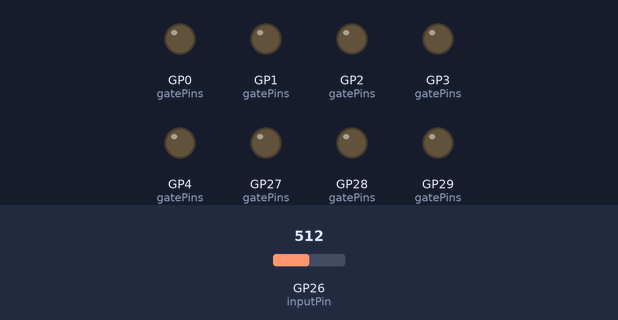
Recording of a sketch running on a simulated Raspberry Pi Pico. Shown: output pins drawn as LEDs (lit = HIGH). The test bench sets the inputs (shaded band); at power-on: GP26 (inputPin) = 512.

Above: at 1.2 s.
1.3 s: GP26 (inputPin) set to 650
2.8 s: GP26 (inputPin) set to 681
At 4.0 s:
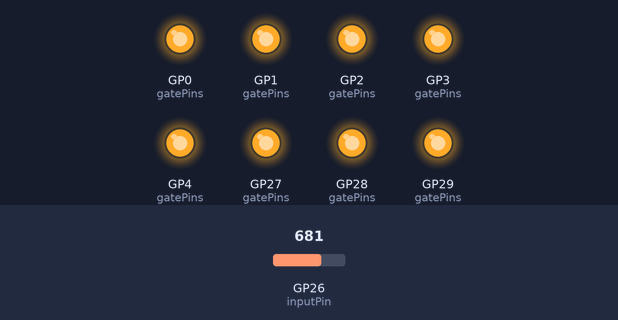
4.3 s: GP26 (inputPin) set to 370
5.8 s: GP26 (inputPin) set to 346
At 6.4 s:
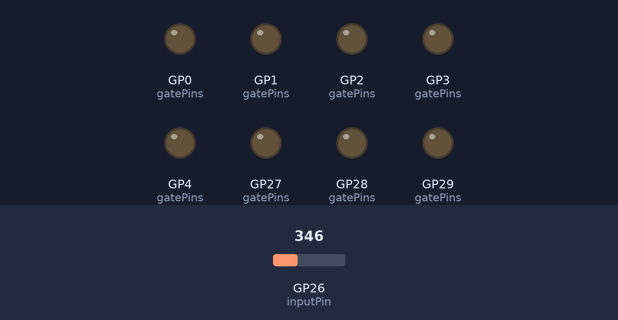
7.3 s: GP26 (inputPin) set to 716
At 8.7 s:
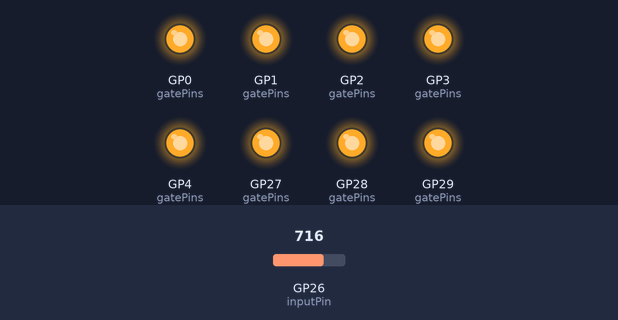
Timing chart, 0 to 9.8 s (numbered marks = the images above; inputs shaded):
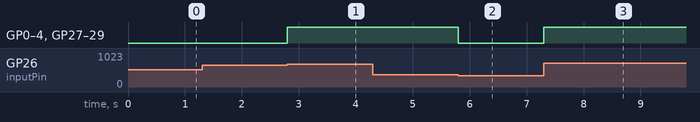

Measured:
- the behaviour switches between 665 and 666 on GP26 (inputPin) (found by bisection; images 0 and 1)
- the behaviour switches between 359 and 358 on GP26 (inputPin) (found by bisection; images 1 and 2)
- after the input at 1.3 s, every drawn part: stays the same
- after the input at 2.8 s, GP0 (gatePins), GP1 (gatePins), GP2 (gatePins), GP3 (gatePins), GP4 (gatePins), GP27 (gatePins), GP28 (gatePins), GP29 (gatePins): LOW → HIGH at once
- after the input at 4.3 s, every drawn part: stays the same
- after the input at 5.8 s, GP0 (gatePins), GP1 (gatePins), GP2 (gatePins), GP3 (gatePins), GP4 (gatePins), GP27 (gatePins), GP28 (gatePins), GP29 (gatePins): HIGH → LOW at once
- after the input at 7.3 s, GP0 (gatePins), GP1 (gatePins), GP2 (gatePins), GP3 (gatePins), GP4 (gatePins), GP27 (gatePins), GP28 (gatePins), GP29 (gatePins): LOW → HIGH at once

The sketch:

uncertainty-clock-divider.ino
```cpp
// (licence header left out)
#include <Arduino.h>
#include "hardware/gpio.h"
#include "pico/stdlib.h"
#include "hardware/adc.h"

#include "fp.hpp"

using namespace fp;

typedef fp_t<int, 12> cv_t;

// number of output gates
#define NUM_GATES 8

cv_t lowToHighThreshold = cv_t(1.5);
cv_t highToLowThreshold = cv_t(0.5);

// ADC input pin
int inputPin = 26;
// hold pins for gates
int gatePins[] = {27,28,29,0,3,4,2,1};

uint8_t value = 0;
bool wasClock = false;
bool wasReset = false;

void setup() {
  // 2x overclock for MAX POWER
  set_sys_clock_khz(250000, true);

  Serial.begin(9600);

  // initialize ADC
  adc_init();
  adc_gpio_init(inputPin);
  adc_select_input(0);
  gpio_set_pulls(inputPin, false, false);

  // initialize gate out pins
  for(int i=0; i<NUM_GATES; i++) {
    int pin = gatePins[i];
    gpio_init(pin);
    gpio_set_dir(pin, GPIO_OUT);
  }
}

void loop() {
  cv_t input = (cv_t(adc_read())>>12)*cv_t(10.0) - cv_t(5.0);

  // schmitt triggering
  cv_t clockThreshold = (wasClock ? highToLowThreshold : lowToHighThreshold);
  cv_t resetThreshold = (wasReset ? highToLowThreshold : lowToHighThreshold);

  bool isClock = input > clockThreshold;
  bool isReset = input < -resetThreshold;
  bool isResetTrigger = !wasReset && isReset;
  bool isClockTrigger = !wasClock && isClock;

  if (isResetTrigger) {
    value = 0;
  }
  else if (isClockTrigger) {
    value -= 1;
  }

  gpio_put(gatePins[0], value & 0x01);
  gpio_put(gatePins[1], value & 0x02);
  gpio_put(gatePins[2], value & 0x04);
  gpio_put(gatePins[3], value & 0x08);
  gpio_put(gatePins[4], value & 0x10);
  gpio_put(gatePins[5], value & 0x20);
  gpio_put(gatePins[6], value & 0x40);
  gpio_put(gatePins[7], value & 0x80);

  wasClock = isClock;
  wasReset = isReset;
}
```

fp.hpp
```cpp
// (licence header left out)
#pragma once

#include <functional>
#include <type_traits>
#include <limits>
#include <algorithm>

namespace fp {

namespace detail {
  // exp2 metafunction
  template<int I, class A> struct mexp2 {
    static constexpr A value = A(I > 0 ? 2.0 : 0.5) * mexp2<I + (I > 0 ? -1 : 1), A>::value;
  };
  template<class A> struct mexp2<0,A> { static constexpr A value = 1.0; };
  //
  template<class T, class B, B V>
  constexpr auto builtin_const_shift(const std::enable_if_t<std::is_integral<T>::value,T> &a) {
    return V > 0 ? a * mexp2<V,T>::value : a / mexp2<-V,T>::value;
  }
  template<class T, class B, B V>
  constexpr auto builtin_const_shift(const std::enable_if_t<std::is_floating_point<T>::value,T> &a) {
    return a * mexp2<V,T>::value;
  }
};

namespace operators { // constant shift for builtin arithmetic types
  template<class T, class B, B V, class = std::enable_if_t<std::is_arithmetic<T>{}>>
  constexpr auto operator<<(const T &a, const std::integral_constant<B,V> &b) {
    return detail::builtin_const_shift<T,B,+V>(a);
  }
  template<class T, class B, B V, class = std::enable_if_t<std::is_arithmetic<T>{}>>
  constexpr auto operator>>(const T &a, const std::integral_constant<B,V> &b) {
    return detail::builtin_const_shift<T,B,-V>(a);
  }
};

namespace detail {
  using namespace operators;

  template<intmax_t B, class T>
  static constexpr auto const_shift(const T &a, ::std::enable_if_t<B >= 0>* = 0) {
    return a << ::std::integral_constant<decltype(B), B>{};
  }
  template<intmax_t B, class T>
  static constexpr auto const_shift(const T &a, ::std::enable_if_t<B <  0>* = 0) {
    return a >> ::std::integral_constant<decltype(B), -B>{};
  }
};

namespace detail {
  template<class       > struct is_std_int_const                                : ::std::false_type {};
  template<class T, T V> struct is_std_int_const<::std::integral_constant<T,V>> : ::std::true_type  {};
};

namespace constants {
  template<         int I> constexpr auto  int_ = std::integral_constant<         int, I>{};
  template<unsigned int I> constexpr auto uint_ = std::integral_constant<unsigned int, I>{};
};

template<class> struct is_fp : std::false_type {};

template<class T, intmax_t E = 0, class BASE = decltype(detail::const_shift<E>(T{}))> struct fp_t {
  using underlying_type = T;
  using base_type = BASE;
  using exp = std::integral_constant<decltype(E), E>;

  // Public Constructors
  fp_t() = default;

  constexpr explicit fp_t(const base_type &b, bool) : base(b) {}

  template<class B> constexpr fp_t(const B &b, std::enable_if_t<!is_fp<B>::value>* = 0) :
    base(detail::const_shift<E>(b)) {}

  template<class B>
  constexpr fp_t(const B &b, std::enable_if_t< is_fp<B>::value>* = 0) :
    base(detail::const_shift<E - B::exp::value>(b.base)) {}
  //

  // Operators Implementation
  template<class U, class = std::enable_if_t< !is_fp<U>::value >>
  explicit constexpr operator U() const { return detail::const_shift<-E>(U(base)); }

  template<class B> constexpr auto& operator =(const B &b) { return base = fp_t<T,E>(b).base, *this; }

#define DECL template<class B, class = std::enable_if_t< is_fp<B>{} > > constexpr
  DECL auto operator+(const B &b) const { return bin_op<emax,std::plus      <>>(*this, b); }
  DECL auto operator-(const B &b) const { return bin_op<emax,std::minus     <>>(*this, b); }
  DECL auto operator*(const B &b) const { return bin_op<esum,std::multiplies<>>(*this, b); }
  DECL auto operator/(const B &b) const { return bin_op<esub,std::divides   <>>(*this, b); }
  DECL auto operator%(const B &b) const { return bin_op<emax,std::modulus   <>>(*this, b); }
  DECL auto operator&(const B &b) const { return bin_op<emax,std::bit_and   <>>(*this, b); }
  DECL auto operator|(const B &b) const { return bin_op<emax,std::bit_or    <>>(*this, b); }
  DECL auto operator^(const B &b) const { return bin_op<emax,std::bit_xor   <>>(*this, b); }

  DECL bool operator==(const B &b) const {
    return bin_op_raw<emin,std::equal_to<>,E,typename B::exp{}>(base, b.base);
  }
  DECL bool operator <(const B &b) const {
    return bin_op_raw<emin,std::less    <>,E,typename B::exp{}>(base, b.base);
  }

  // These implement the remaining operators based on the previous ones
  DECL bool operator<=(const B &b) const { return *this == b || *this <  b; }
  DECL bool operator!=(const B &b) const { return !(*this == b); }
  DECL bool operator >(const B &b) const { return !(*this <= b); }
  DECL bool operator>=(const B &b) const { return !(*this <  b); }

  DECL auto& operator+=(const B &b) { return *this = *this + b; }
  DECL auto& operator-=(const B &b) { return *this = *this - b; }
  DECL auto& operator*=(const B &b) { return *this = *this * b; }
  DECL auto& operator/=(const B &b) { return *this = *this / b; }
  DECL auto& operator%=(const B &b) { return *this = *this % b; }
#undef DECL

  template<class B> constexpr auto& operator<<=(const B &b) { return *this = *this << b; }
  template<class B> constexpr auto& operator>>=(const B &b) { return *this = *this >> b; }

  constexpr auto& operator++()    { return *this += fp_t<T,0>(1); }
  constexpr auto& operator--()    { return *this -= fp_t<T,0>(1); }
  constexpr auto  operator++(int) { auto ret = *this; return ++*this, ret; }
  constexpr auto  operator--(int) { auto ret = *this; return ++*this, ret; }
  //

#define DECL template<class B, std::enable_if_t< detail::is_std_int_const<B>{}>* = nullptr> constexpr
  DECL auto operator<<(const B & ) const { return make<E - B{}>(base     ); }
  DECL auto operator>>(const B & ) const { return make<E + B{}>(base     ); }
#undef  DECL
#define DECL template<class B, std::enable_if_t<!detail::is_std_int_const<B>{}>* = nullptr> constexpr
  DECL auto operator<<(const B &b) const { return make<E      >(base << b); }
  DECL auto operator>>(const B &b) const { return make<E      >(base >> b); }
#undef  DECL

  constexpr auto operator+() const { return make<E>(+base); }
  constexpr auto operator-() const { return make<E>(-base); }
  constexpr auto operator~() const { return make<E>(~base); }
  //
private:
  template<class, intmax_t, class> friend struct fp_t;
  friend std::numeric_limits<fp_t>;

  template<intmax_t Ea, class A> static constexpr auto make(const A &a) {
    return fp_t<decltype(detail::const_shift<-Ea>(a)), Ea, A>{ a, false };
  }

  // Exponent Operations
  template<intmax_t Ea, intmax_t Eb> struct emax { enum { e = std::max(Ea,Eb), ea = e , eb = e  }; };
  template<intmax_t Ea, intmax_t Eb> struct emin { enum { e = std::min(Ea,Eb), ea = e , eb = e  }; };
  template<intmax_t Ea, intmax_t Eb> struct esum { enum { e = Ea + Eb        , ea = Ea, eb = Eb }; };
  template<intmax_t Ea, intmax_t Eb> struct esub { enum { e = Ea - Eb        , ea = Ea, eb = Eb }; };
  //

  // Generic Binary Operator Implementation
  template<template<intmax_t,intmax_t> class EOP, class BOP,
    intmax_t Ea, intmax_t Eb, class A, class B>
  static constexpr auto bin_op_raw(const A &a, const B &b) {
    return BOP{}(
      detail::const_shift<EOP<Ea,Eb>::ea - Ea>(a),
      detail::const_shift<EOP<Ea,Eb>::eb - Eb>(b)
    );
  }
  template<template<intmax_t,intmax_t> class EOP, class BOP, class A, class B>
  static constexpr auto bin_op(const A &a, const B &b) {
    return make<EOP<typename A::exp{}, typename B::exp{}>::e>(
      bin_op_raw<EOP,BOP, typename A::exp{}, typename B::exp{}>(a.base, b.base)
    );
  }
  //

  base_type base;
};

template<class T, intmax_t E, class BASE> struct is_fp<fp_t<T,E,BASE>> : std::true_type {};

template<class T, intmax_t E> static constexpr auto make_fp(const fp_t<T,E> &a) { return a; }
template<int E = 0, class T> static constexpr fp_t<T,E> make_fp(const T &a) { return a; }

}; //namespace fp

namespace std {

template<class T, int E, class BASE> struct numeric_limits<fp::fp_t<T,E,BASE>> {
  using type = fp::fp_t<T,E,BASE>;
  using base = numeric_limits<BASE>;

  static_assert(base::is_specialized, "no std::numeric_limits specialization for base type");

  static constexpr bool is_specialized = true;

  static constexpr auto min()    noexcept { return type{ base::min()   , false }; }
  static constexpr auto max()    noexcept { return type{ base::max()   , false }; }
  static constexpr auto lowest() noexcept { return type{ base::lowest(), false }; }

  static constexpr int  digits       = base::digits;
  static constexpr int  digits10     = base::digits10;
  static constexpr int  max_digits10 = base::max_digits10;
  static constexpr bool is_signed    = base::is_signed;
  static constexpr bool is_integer   = base::is_integer;
  static constexpr bool is_exact     = base::is_exact;
  static constexpr int  radix        = base::radix;

  static constexpr type epsilon()     noexcept { return { base::epsilon()    , false }; }
  static constexpr type round_error() noexcept { return { base::round_error(), false }; }

  static constexpr int  min_exponent   = base::min_exponent;
  static constexpr int  min_exponent10 = base::min_exponent10;
  static constexpr int  max_exponent   = base::max_exponent;
  static constexpr int  max_exponent10 = base::max_exponent10;

  static constexpr bool has_infinity      = base::has_infinity;
  static constexpr bool has_quiet_NaN     = base::has_quiet_NaN;
  static constexpr bool has_signaling_NaN = base::has_signaling_NaN;
  static constexpr float_denorm_style has_denorm = base::has_denorm;
  static constexpr bool has_denorm_loss = base::has_denorm_loss;

  static constexpr auto infinity()      noexcept { return type{ base::infinity()     , false }; }
  static constexpr auto quiet_NaN()     noexcept { return type{ base::quiet_NaN()    , false }; }
  static constexpr auto signaling_NaN() noexcept { return type{ base::signaling_NaN(), false }; }
  static constexpr auto denorm_min()    noexcept { return type{ base::denorm_min()   , false }; }

  static constexpr bool is_iec559  = base::is_iec559;
  static constexpr bool is_bounded = base::is_bounded;
  static constexpr bool is_modulo  = base::is_modulo;

  static constexpr bool traps = base::traps;
  static constexpr bool tinyness_before = base::tinyness_before;
  static constexpr float_round_style round_style = base::round_style;
};

};
```
